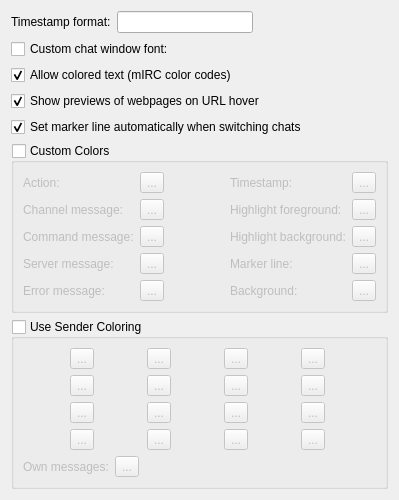
<?xml version="1.0" encoding="UTF-8"?>
<ui version="4.0">
 <class>ChatViewSettingsPage</class>
 <widget class="QWidget" name="ChatViewSettingsPage">
  <property name="geometry">
   <rect>
    <x>0</x>
    <y>0</y>
    <width>399</width>
    <height>497</height>
   </rect>
  </property>
  <property name="windowTitle">
   <string>Form</string>
  </property>
  <layout class="QVBoxLayout" name="verticalLayout_2">
   <item>
    <layout class="QHBoxLayout" name="horizontalLayout">
     <item>
      <widget class="QLabel" name="label_13">
       <property name="text">
        <string>Timestamp format:</string>
       </property>
      </widget>
     </item>
     <item>
      <widget class="QLineEdit" name="timestampFormat">
       <property name="text">
        <string/>
       </property>
       <property name="defaultValue" stdset="0">
        <string>[hh:mm:ss]</string>
       </property>
       <property name="settingsKey" stdset="0">
        <string notr="true">TimestampFormat</string>
       </property>
      </widget>
     </item>
     <item>
      <spacer name="horizontalSpacer">
       <property name="orientation">
        <enum>Qt::Horizontal</enum>
       </property>
       <property name="sizeHint" stdset="0">
        <size>
         <width>40</width>
         <height>20</height>
        </size>
       </property>
      </spacer>
     </item>
    </layout>
   </item>
   <item>
    <layout class="QHBoxLayout" name="horizontalLayout_3">
     <item>
      <widget class="QCheckBox" name="customChatViewFont">
       <property name="text">
        <string>Custom chat window font:</string>
       </property>
       <property name="checked">
        <bool>false</bool>
       </property>
       <property name="settingsKey" stdset="0">
        <string notr="true">/QtUiStyle/Fonts/UseCustomChatViewFont</string>
       </property>
       <property name="defaultValue" stdset="0">
        <bool>false</bool>
       </property>
      </widget>
     </item>
     <item>
      <widget class="FontSelector" name="chatViewFont" native="true">
       <property name="enabled">
        <bool>false</bool>
       </property>
       <property name="settingsKey" stdset="0">
        <string notr="true">/QtUiStyle/Fonts/ChatView</string>
       </property>
       <property name="defaultValue" stdset="0">
        <font>
         <family>Monospace</family>
        </font>
       </property>
      </widget>
     </item>
    </layout>
   </item>
   <item>
    <widget class="QCheckBox" name="allowMircColors">
     <property name="toolTip">
      <string>Show colored text in the chat window</string>
     </property>
     <property name="text">
      <string>Allow colored text (mIRC color codes)</string>
     </property>
     <property name="checked">
      <bool>true</bool>
     </property>
     <property name="defaultValue" stdset="0">
      <bool>true</bool>
     </property>
     <property name="settingsKey" stdset="0">
      <string notr="true">/UiStyle/AllowMircColors</string>
     </property>
    </widget>
   </item>
   <item>
    <widget class="QCheckBox" name="showWebPreview">
     <property name="toolTip">
      <string>Show a website preview window when hovering the mouse over a web address</string>
     </property>
     <property name="text">
      <string>Show previews of webpages on URL hover</string>
     </property>
     <property name="checked">
      <bool>true</bool>
     </property>
     <property name="defaultValue" stdset="0">
      <bool>true</bool>
     </property>
     <property name="settingsKey" stdset="0">
      <string notr="true">ShowWebPreview</string>
     </property>
    </widget>
   </item>
   <item>
    <widget class="QCheckBox" name="autoMarkerLine">
     <property name="toolTip">
      <string>Set the marker line to the bottom of the current chat window when selecting another channel</string>
     </property>
     <property name="text">
      <string>Set marker line automatically when switching chats</string>
     </property>
     <property name="checked">
      <bool>true</bool>
     </property>
     <property name="settingsKey" stdset="0">
      <string notr="true">AutoMarkerLine</string>
     </property>
     <property name="defaultValue" stdset="0">
      <bool>true</bool>
     </property>
    </widget>
   </item>
   <item>
    <widget class="QGroupBox" name="useCustomColors">
     <property name="title">
      <string>Custom Colors</string>
     </property>
     <property name="checkable">
      <bool>true</bool>
     </property>
     <property name="checked">
      <bool>false</bool>
     </property>
     <property name="settingsKey" stdset="0">
      <string notr="true">/QtUiStyle/Colors/UseChatViewColors</string>
     </property>
     <property name="defaultValue" stdset="0">
      <bool>false</bool>
     </property>
     <layout class="QGridLayout" name="gridLayout">
      <item row="0" column="0">
       <widget class="QLabel" name="label_10">
        <property name="text">
         <string>Action:</string>
        </property>
       </widget>
      </item>
      <item row="0" column="1">
       <widget class="ColorButton" name="actionMsgColor">
        <property name="text">
         <string>...</string>
        </property>
        <property name="settingsKey" stdset="0">
         <string notr="true">/QtUiStyle/Colors/ActionMsg</string>
        </property>
        <property name="defaultValue" stdset="0">
         <color>
          <red>0</red>
          <green>0</green>
          <blue>255</blue>
         </color>
        </property>
       </widget>
      </item>
      <item row="0" column="3">
       <widget class="QLabel" name="label_5">
        <property name="text">
         <string>Timestamp:</string>
        </property>
       </widget>
      </item>
      <item row="0" column="4">
       <widget class="ColorButton" name="timestampColor">
        <property name="text">
         <string>...</string>
        </property>
        <property name="settingsKey" stdset="0">
         <string notr="true">/QtUiStyle/Colors/Timestamp</string>
        </property>
        <property name="defaultValue" stdset="0">
         <color>
          <red>112</red>
          <green>124</green>
          <blue>112</blue>
         </color>
        </property>
       </widget>
      </item>
      <item row="1" column="0">
       <widget class="QLabel" name="label_3">
        <property name="text">
         <string>Channel message:</string>
        </property>
       </widget>
      </item>
      <item row="1" column="1">
       <widget class="ColorButton" name="channelMsgColor">
        <property name="text">
         <string>...</string>
        </property>
        <property name="settingsKey" stdset="0">
         <string notr="true">/QtUiStyle/Colors/ChannelMsg</string>
        </property>
        <property name="defaultValue" stdset="0">
         <color>
          <red>0</red>
          <green>0</green>
          <blue>0</blue>
         </color>
        </property>
       </widget>
      </item>
      <item row="1" column="2">
       <spacer name="horizontalSpacer_2">
        <property name="orientation">
         <enum>Qt::Horizontal</enum>
        </property>
        <property name="sizeHint" stdset="0">
         <size>
          <width>134</width>
          <height>10</height>
         </size>
        </property>
       </spacer>
      </item>
      <item row="1" column="3">
       <widget class="QLabel" name="label_7">
        <property name="text">
         <string>Highlight foreground:</string>
        </property>
       </widget>
      </item>
      <item row="1" column="4">
       <widget class="ColorButton" name="highlightColor">
        <property name="text">
         <string>...</string>
        </property>
        <property name="settingsKey" stdset="0">
         <string notr="true">/QtUiStyle/Colors/Highlight</string>
        </property>
        <property name="defaultValue" stdset="0">
         <color>
          <red>0</red>
          <green>0</green>
          <blue>0</blue>
         </color>
        </property>
       </widget>
      </item>
      <item row="2" column="0">
       <widget class="QLabel" name="label_6">
        <property name="text">
         <string>Command message:</string>
        </property>
       </widget>
      </item>
      <item row="2" column="1">
       <widget class="ColorButton" name="commandMsgColor">
        <property name="text">
         <string>...</string>
        </property>
        <property name="settingsKey" stdset="0">
         <string notr="true">/QtUiStyle/Colors/CommandMsg</string>
        </property>
        <property name="defaultValue" stdset="0">
         <color>
          <red>150</red>
          <green>0</green>
          <blue>150</blue>
         </color>
        </property>
       </widget>
      </item>
      <item row="2" column="3">
       <widget class="QLabel" name="label_12">
        <property name="text">
         <string>Highlight background:</string>
        </property>
       </widget>
      </item>
      <item row="3" column="0">
       <widget class="QLabel" name="label_4">
        <property name="text">
         <string>Server message:</string>
        </property>
       </widget>
      </item>
      <item row="3" column="1">
       <widget class="ColorButton" name="serverMsgColor">
        <property name="text">
         <string>...</string>
        </property>
        <property name="settingsKey" stdset="0">
         <string notr="true">/QtUiStyle/Colors/ServerMsg</string>
        </property>
        <property name="defaultValue" stdset="0">
         <color>
          <red>145</red>
          <green>100</green>
          <blue>9</blue>
         </color>
        </property>
       </widget>
      </item>
      <item row="3" column="3">
       <widget class="QLabel" name="label_11">
        <property name="text">
         <string>Marker line:</string>
        </property>
       </widget>
      </item>
      <item row="3" column="4">
       <widget class="ColorButton" name="markerLineColor">
        <property name="text">
         <string>...</string>
        </property>
        <property name="settingsKey" stdset="0">
         <string notr="true">/QtUiStyle/Colors/MarkerLine</string>
        </property>
        <property name="defaultValue" stdset="0">
         <color>
          <red>255</red>
          <green>0</green>
          <blue>0</blue>
         </color>
        </property>
       </widget>
      </item>
      <item row="4" column="0">
       <widget class="QLabel" name="label">
        <property name="text">
         <string>Error message:</string>
        </property>
       </widget>
      </item>
      <item row="4" column="1">
       <widget class="ColorButton" name="errorMsgColor">
        <property name="text">
         <string>...</string>
        </property>
        <property name="settingsKey" stdset="0">
         <string notr="true">/QtUiStyle/Colors/ErrorMsg</string>
        </property>
        <property name="defaultValue" stdset="0">
         <color>
          <red>145</red>
          <green>100</green>
          <blue>9</blue>
         </color>
        </property>
       </widget>
      </item>
      <item row="4" column="3">
       <widget class="QLabel" name="label_8">
        <property name="text">
         <string>Background:</string>
        </property>
       </widget>
      </item>
      <item row="4" column="4">
       <widget class="ColorButton" name="backgroundColor">
        <property name="text">
         <string>...</string>
        </property>
        <property name="settingsKey" stdset="0">
         <string notr="true">/QtUiStyle/Colors/ChatViewBackground</string>
        </property>
        <property name="defaultValue" stdset="0">
         <color>
          <red>255</red>
          <green>255</green>
          <blue>255</blue>
         </color>
        </property>
       </widget>
      </item>
      <item row="2" column="4">
       <widget class="ColorButton" name="highlightBackgroundColor">
        <property name="text">
         <string>...</string>
        </property>
        <property name="settingsKey" stdset="0">
         <string notr="true">/QtUiStyle/Colors/HighlightBackground</string>
        </property>
        <property name="defaultValue" stdset="0">
         <color>
          <red>255</red>
          <green>128</green>
          <blue>0</blue>
         </color>
        </property>
       </widget>
      </item>
     </layout>
    </widget>
   </item>
   <item>
    <widget class="QGroupBox" name="useSenderColors">
     <property name="title">
      <string>Use Sender Coloring</string>
     </property>
     <property name="checkable">
      <bool>true</bool>
     </property>
     <property name="checked">
      <bool>false</bool>
     </property>
     <property name="settingsKey" stdset="0">
      <string notr="true">/QtUiStyle/Colors/UseSenderColors</string>
     </property>
     <property name="defaultValue" stdset="0">
      <bool>false</bool>
     </property>
     <layout class="QVBoxLayout" name="verticalLayout">
      <item>
       <layout class="QGridLayout" name="gridLayout_2">
        <item row="0" column="0">
         <widget class="ColorButton" name="senderColor00">
          <property name="text">
           <string>...</string>
          </property>
          <property name="settingsKey" stdset="0">
           <string notr="true">/QtUiStyle/Colors/Sender00</string>
          </property>
          <property name="defaultValue" stdset="0">
           <color>
            <red>233</red>
            <green>13</green>
            <blue>127</blue>
           </color>
          </property>
         </widget>
        </item>
        <item row="0" column="1">
         <widget class="ColorButton" name="senderColor01">
          <property name="text">
           <string>...</string>
          </property>
          <property name="settingsKey" stdset="0">
           <string notr="true">/QtUiStyle/Colors/Sender01</string>
          </property>
          <property name="defaultValue" stdset="0">
           <color>
            <red>142</red>
            <green>85</green>
            <blue>233</blue>
           </color>
          </property>
         </widget>
        </item>
        <item row="0" column="2">
         <widget class="ColorButton" name="senderColor02">
          <property name="text">
           <string>...</string>
          </property>
          <property name="settingsKey" stdset="0">
           <string notr="true">/QtUiStyle/Colors/Sender02</string>
          </property>
          <property name="defaultValue" stdset="0">
           <color>
            <red>179</red>
            <green>14</green>
            <blue>14</blue>
           </color>
          </property>
         </widget>
        </item>
        <item row="0" column="3">
         <widget class="ColorButton" name="senderColor03">
          <property name="text">
           <string>...</string>
          </property>
          <property name="settingsKey" stdset="0">
           <string notr="true">/QtUiStyle/Colors/Sender03</string>
          </property>
          <property name="defaultValue" stdset="0">
           <color>
            <red>23</red>
            <green>179</green>
            <blue>57</blue>
           </color>
          </property>
         </widget>
        </item>
        <item row="1" column="0">
         <widget class="ColorButton" name="senderColor04">
          <property name="text">
           <string>...</string>
          </property>
          <property name="settingsKey" stdset="0">
           <string notr="true">/QtUiStyle/Colors/Sender04</string>
          </property>
          <property name="defaultValue" stdset="0">
           <color>
            <red>88</red>
            <green>175</green>
            <blue>179</blue>
           </color>
          </property>
         </widget>
        </item>
        <item row="1" column="1">
         <widget class="ColorButton" name="senderColor05">
          <property name="text">
           <string>...</string>
          </property>
          <property name="settingsKey" stdset="0">
           <string notr="true">/QtUiStyle/Colors/Sender05</string>
          </property>
          <property name="defaultValue" stdset="0">
           <color>
            <red>157</red>
            <green>84</green>
            <blue>179</blue>
           </color>
          </property>
         </widget>
        </item>
        <item row="1" column="2">
         <widget class="ColorButton" name="senderColor06">
          <property name="text">
           <string>...</string>
          </property>
          <property name="settingsKey" stdset="0">
           <string notr="true">/QtUiStyle/Colors/Sender06</string>
          </property>
          <property name="defaultValue" stdset="0">
           <color>
            <red>179</red>
            <green>151</green>
            <blue>117</blue>
           </color>
          </property>
         </widget>
        </item>
        <item row="1" column="3">
         <widget class="ColorButton" name="senderColor07">
          <property name="text">
           <string>...</string>
          </property>
          <property name="settingsKey" stdset="0">
           <string notr="true">/QtUiStyle/Colors/Sender07</string>
          </property>
          <property name="defaultValue" stdset="0">
           <color>
            <red>49</red>
            <green>118</green>
            <blue>179</blue>
           </color>
          </property>
         </widget>
        </item>
        <item row="2" column="0">
         <widget class="ColorButton" name="senderColor08">
          <property name="text">
           <string>...</string>
          </property>
          <property name="settingsKey" stdset="0">
           <string notr="true">/QtUiStyle/Colors/Sender08</string>
          </property>
          <property name="defaultValue" stdset="0">
           <color>
            <red>233</red>
            <green>13</green>
            <blue>127</blue>
           </color>
          </property>
         </widget>
        </item>
        <item row="2" column="1">
         <widget class="ColorButton" name="senderColor09">
          <property name="text">
           <string>...</string>
          </property>
          <property name="settingsKey" stdset="0">
           <string notr="true">/QtUiStyle/Colors/Sender09</string>
          </property>
          <property name="defaultValue" stdset="0">
           <color>
            <red>142</red>
            <green>85</green>
            <blue>233</blue>
           </color>
          </property>
         </widget>
        </item>
        <item row="2" column="2">
         <widget class="ColorButton" name="senderColor10">
          <property name="text">
           <string>...</string>
          </property>
          <property name="settingsKey" stdset="0">
           <string notr="true">/QtUiStyle/Colors/Sender10</string>
          </property>
          <property name="defaultValue" stdset="0">
           <color>
            <red>179</red>
            <green>14</green>
            <blue>14</blue>
           </color>
          </property>
         </widget>
        </item>
        <item row="2" column="3">
         <widget class="ColorButton" name="senderColor11">
          <property name="text">
           <string>...</string>
          </property>
          <property name="settingsKey" stdset="0">
           <string notr="true">/QtUiStyle/Colors/Sender11</string>
          </property>
          <property name="defaultValue" stdset="0">
           <color>
            <red>23</red>
            <green>179</green>
            <blue>57</blue>
           </color>
          </property>
         </widget>
        </item>
        <item row="3" column="0">
         <widget class="ColorButton" name="senderColor12">
          <property name="text">
           <string>...</string>
          </property>
          <property name="settingsKey" stdset="0">
           <string notr="true">/QtUiStyle/Colors/Sender12</string>
          </property>
          <property name="defaultValue" stdset="0">
           <color>
            <red>88</red>
            <green>175</green>
            <blue>179</blue>
           </color>
          </property>
         </widget>
        </item>
        <item row="3" column="1">
         <widget class="ColorButton" name="senderColor13">
          <property name="text">
           <string>...</string>
          </property>
          <property name="settingsKey" stdset="0">
           <string notr="true">/QtUiStyle/Colors/Sender13</string>
          </property>
          <property name="defaultValue" stdset="0">
           <color>
            <red>157</red>
            <green>84</green>
            <blue>179</blue>
           </color>
          </property>
         </widget>
        </item>
        <item row="3" column="2">
         <widget class="ColorButton" name="senderColor14">
          <property name="text">
           <string>...</string>
          </property>
          <property name="settingsKey" stdset="0">
           <string notr="true">/QtUiStyle/Colors/Sender14</string>
          </property>
          <property name="defaultValue" stdset="0">
           <color>
            <red>179</red>
            <green>151</green>
            <blue>117</blue>
           </color>
          </property>
         </widget>
        </item>
        <item row="3" column="3">
         <widget class="ColorButton" name="senderColor15">
          <property name="text">
           <string>...</string>
          </property>
          <property name="settingsKey" stdset="0">
           <string notr="true">/QtUiStyle/Colors/Sender15</string>
          </property>
          <property name="defaultValue" stdset="0">
           <color>
            <red>49</red>
            <green>118</green>
            <blue>179</blue>
           </color>
          </property>
         </widget>
        </item>
       </layout>
      </item>
      <item>
       <layout class="QHBoxLayout" name="horizontalLayout_2">
        <item>
         <widget class="QLabel" name="label_9">
          <property name="text">
           <string>Own messages:</string>
          </property>
         </widget>
        </item>
        <item>
         <widget class="ColorButton" name="senderColorSelf">
          <property name="text">
           <string>...</string>
          </property>
          <property name="settingsKey" stdset="0">
           <string notr="true">/QtUiStyle/Colors/SenderSelf</string>
          </property>
          <property name="defaultValue" stdset="0">
           <color>
            <red>0</red>
            <green>0</green>
            <blue>0</blue>
           </color>
          </property>
         </widget>
        </item>
        <item>
         <spacer name="horizontalSpacer_3">
          <property name="orientation">
           <enum>Qt::Horizontal</enum>
          </property>
          <property name="sizeHint" stdset="0">
           <size>
            <width>40</width>
            <height>20</height>
           </size>
          </property>
         </spacer>
        </item>
       </layout>
      </item>
     </layout>
    </widget>
   </item>
   <item>
    <spacer name="verticalSpacer">
     <property name="orientation">
      <enum>Qt::Vertical</enum>
     </property>
     <property name="sizeHint" stdset="0">
      <size>
       <width>20</width>
       <height>19</height>
      </size>
     </property>
    </spacer>
   </item>
  </layout>
 </widget>
 <customwidgets>
  <customwidget>
   <class>ColorButton</class>
   <extends>QToolButton</extends>
   <header>colorbutton.h</header>
  </customwidget>
  <customwidget>
   <class>FontSelector</class>
   <extends>QWidget</extends>
   <header>fontselector.h</header>
   <container>1</container>
  </customwidget>
 </customwidgets>
 <tabstops>
  <tabstop>timestampFormat</tabstop>
  <tabstop>customChatViewFont</tabstop>
  <tabstop>allowMircColors</tabstop>
  <tabstop>showWebPreview</tabstop>
  <tabstop>autoMarkerLine</tabstop>
  <tabstop>useCustomColors</tabstop>
  <tabstop>actionMsgColor</tabstop>
  <tabstop>channelMsgColor</tabstop>
  <tabstop>commandMsgColor</tabstop>
  <tabstop>serverMsgColor</tabstop>
  <tabstop>errorMsgColor</tabstop>
  <tabstop>timestampColor</tabstop>
  <tabstop>highlightColor</tabstop>
  <tabstop>highlightBackgroundColor</tabstop>
  <tabstop>markerLineColor</tabstop>
  <tabstop>backgroundColor</tabstop>
  <tabstop>useSenderColors</tabstop>
  <tabstop>senderColor00</tabstop>
  <tabstop>senderColor01</tabstop>
  <tabstop>senderColor02</tabstop>
  <tabstop>senderColor03</tabstop>
  <tabstop>senderColor08</tabstop>
  <tabstop>senderColor09</tabstop>
  <tabstop>senderColor10</tabstop>
  <tabstop>senderColor11</tabstop>
  <tabstop>senderColorSelf</tabstop>
 </tabstops>
 <resources/>
 <connections>
  <connection>
   <sender>customChatViewFont</sender>
   <signal>toggled(bool)</signal>
   <receiver>chatViewFont</receiver>
   <slot>setEnabled(bool)</slot>
   <hints>
    <hint type="sourcelabel">
     <x>205</x>
     <y>48</y>
    </hint>
    <hint type="destinationlabel">
     <x>304</x>
     <y>50</y>
    </hint>
   </hints>
  </connection>
 </connections>
</ui>
